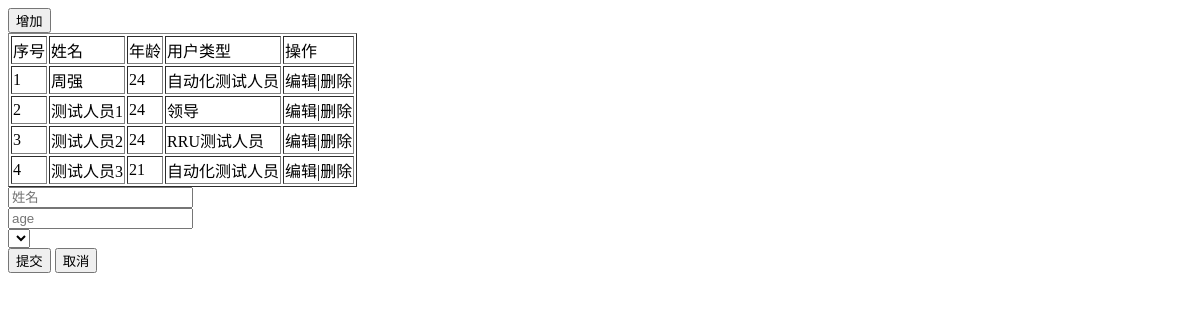
The page /hostApp/userinfo on the database as committed earlier.
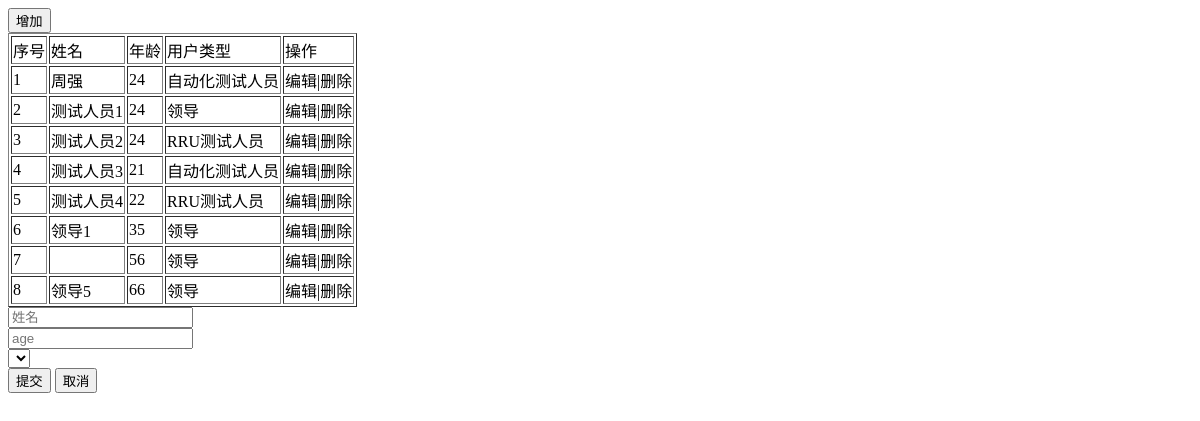
The same page on the database as committed later.
### hostApp/models.py (models this page shows)
class User(models.Model):
    name = models.CharField(max_length=32)
    age = models.IntegerField()
    user_type = models.ForeignKey('UserType',to_field='id')

class UserType(models.Model):
    caption = models.CharField(max_length=32)

### hostApp/views.py (the view, shortened to what this page needs)
def userinfo(request):
    if request.method == 'GET':
          userinfo = models.User.objects.all()
          userinfo1 = models.User.objects.all().values('name','age','user_type__caption')
          userinfo2 = models.User.objects.all().values_list('name','age','user_type__caption')
          return render(request,'userinfo.html',{'userinfo':userinfo,
                                                    'userinfo1':userinfo1,
                                                    'userinfo2':userinfo2
                                           })

### templates/userinfo.html (shortened to what this page needs)
{% extends 'master.html' %}
{% block content1 %}
    <input  class="adddata" type="button" value="增加"/>
    <table border="1">
    <thread>
        <tr >
            <td>序号</td>
            <td>姓名</td>
            <td>年龄</td>
            <td>用户类型</td>
            <td>操作</td>
        </tr>
    </thread>
        <tbody>
        {% for row in userinfo %}
        <tr userid="{{ row.id }}" capid="{{ row.user_type.id }}">
            <td>{{ forloop.counter }}</td>
            <td>{{ row.name }}</td>
            <td>{{ row.age }}</td>
            <td>{{ row.user_type.caption }}</td>
            <td><span>编辑</span>|<span>删除</span></td>
            {% endfor %}
        </tr>
        </tbody>
    </table>
    <div class="add-modal hide">
    <form action="/hostApp/userinfo/" method="POST">
    <div><input type="text" placeholder="姓名" name="username"></div>
    <div><input type="text" placeholder="age" name="age"></div>
    <div><select name="usertype_id">
    </select></div>
    <input type="submit" value="提交"/>
    <input  class="cancel" type="button" value="取消"/>
    </form>
    </div>
{% endblock %}

### templates/master.html (shortened to what this page needs)
<!DOCTYPE html>
<html lang="en">
<head>
</head>
<body>
{% block content1 %}{% endblock %}
</body>
</html>

Rows that differ between the two databases and show on the page:
added User: name "测试人员4", age "22", user_type.caption "RRU测试人员"
added User: name "领导1", age "35", user_type.caption "领导"
added User: age "56", user_type.caption "领导"
added User: name "领导5", age "66", user_type.caption "领导"
